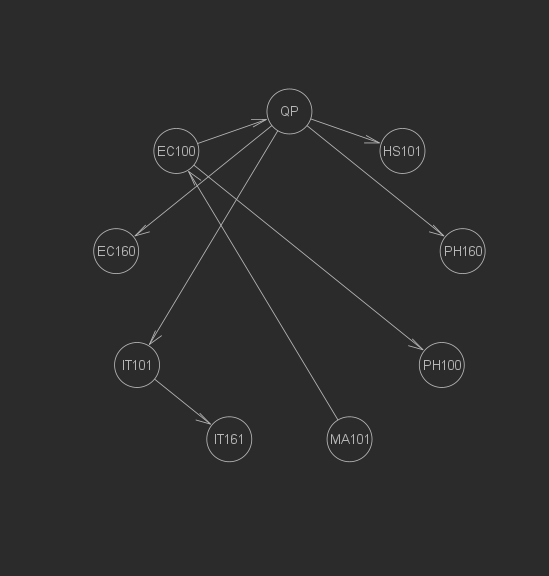

Recreate this plot in R.
# Title     : TODO
# Objective : TODO
# Created by: rajat
# Created on: 22-02-2021
library(bnlearn)
course.grades<-read.table("2020_bn_nb_data.txt",head=TRUE)
course.grades<-lapply(course.grades,as.factor)
course.grades<-data.frame(course.grades)
course.grades.net<-hc(course.grades,score = "k2")
plot(course.grades.net)
